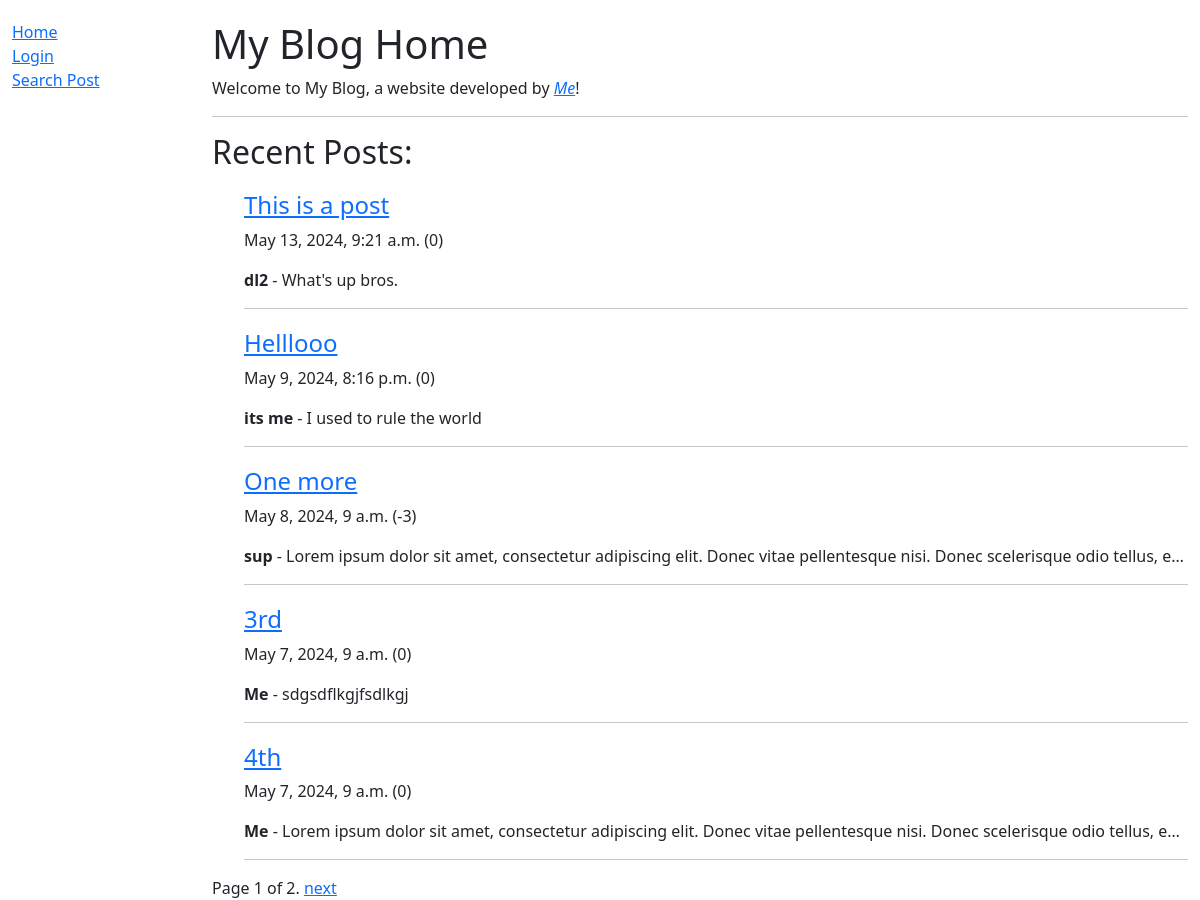
Screenshot of /blog/ with the database file from the repository.
### blog/models.py (models this page shows, shortened)
class Post(models.Model):
    id = models.BigAutoField(help_text="Post ID", primary_key=True)
    title = models.CharField(max_length=100)
    writer = models.CharField(max_length=100)
    content = models.TextField(max_length=5000)
    date = models.DateTimeField(default=datetime.now, blank=True)
    likes = models.IntegerField(default=0)
    class Meta:
        ordering = ['-date']

### blog/views.py (the view)
# urls.py: path('', views.PostListView.as_view(), name='home'),
class PostListView(generic.ListView):
    model = Post # Set reference model
    context_object_name = 'posts' # Set name used in template for model reference
    template_name = 'home.html' # Specify template name and directory
    paginate_by = 5 # Default pagination tool

### blog/templates/home.html
{% extends "base.html" %}
{% block content %}
  <h1>My Blog Home</h1>
  <p>
    Welcome to My Blog, a website developed by
    <em><a href="https://github.com/DaewoongLime">Me</a></em>!
  </p>
  <hr />
    {% if posts %}
    <h2>Recent Posts:</h2>
    <ul>
      {% for post in posts %}
      <div style="margin-top:20px">
        <h4><a href="{{post.id}}">{{ post.title }}</a></h4>
        <p  style="white-space: nowrap; overflow: hidden; max-width: 100%;">
          {{post.date}} ({{post.likes}})
        </p>
        <p  style="white-space: nowrap;
        overflow: hidden;
        text-overflow: ellipsis;
        max-width: 100%;">
          <strong>{{post.writer}}</strong> - {{ post.content }}
        </p>
        <hr />
      </div>
      {% endfor %}
    </ul>
  {% else %}
    <p>There are no posts written yet.</p>
  {% endif %}
  {% load static %}
{% endblock %}

### rows the page displays
Post: title "This is a post", date "May 13, 2024, 9:21 a.m.", likes "0", writer "dl2", content "What's up bros."
Post: title "Helllooo", date "May 9, 2024, 8:16 p.m.", likes "0", writer "its me", content "I used to rule the world"
Post: title "One more", date "May 8, 2024, 9 a.m.", likes "-3", writer "sup", content "Lorem ipsum dolor sit amet, consectetur adipiscing elit. Donec vitae pellentesque nisi. Donec scelerisque odio tellus, e…"
Post: title "3rd", date "May 7, 2024, 9 a.m.", likes "0", writer "Me", content "sdgsdflkgjfsdlkgj"
Post: title "4th", date "May 7, 2024, 9 a.m.", likes "0", writer "Me", content "Lorem ipsum dolor sit amet, consectetur adipiscing elit. Donec vitae pellentesque nisi. Donec scelerisque odio tellus, e…"

### other values shown
{{ page_obj.number }} "1"
{{ page_obj.paginator.num_pages }} "2"
